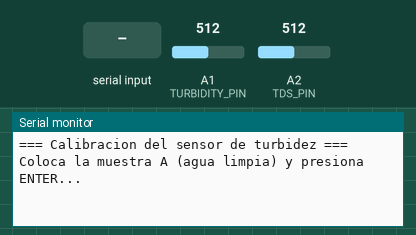
The sketch below on a simulated Arduino Uno, built with avr-gcc and run on an emulated ATmega328P. On the bench: the last lines printed to the serial monitor. The test bench sets the inputs (shaded band); at power-on: A1 (TURBIDITY_PIN) = 512, A2 (TDS_PIN) = 512.

Above: at 0.8 s.
0.9 s: "1" received over Serial
At 2.4 s:
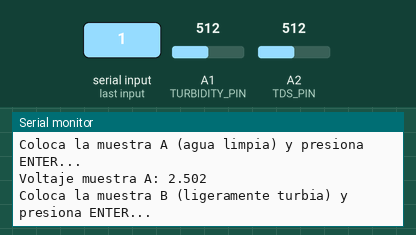
2.9 s: "0" received over Serial
At 3.9 s:
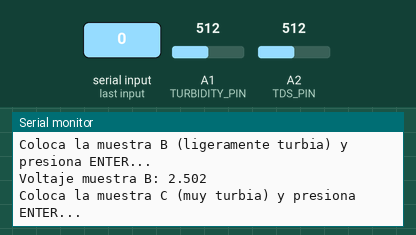
4.9 s: "2" received over Serial
At 6.7 s:
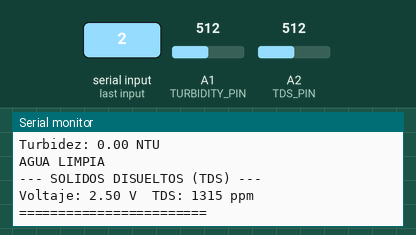
6.9 s: A1 (TURBIDITY_PIN) set to 306
9.9 s: A2 (TDS_PIN) set to 716
11.4 s: A1 (TURBIDITY_PIN) set to 122
At 12.1 s:
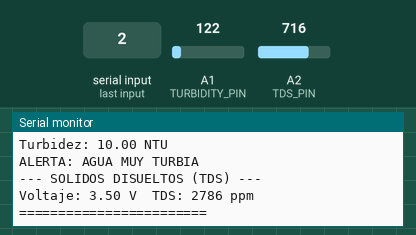
Timing chart, 0 to 13.9 s (numbered marks = the images above; inputs shaded):
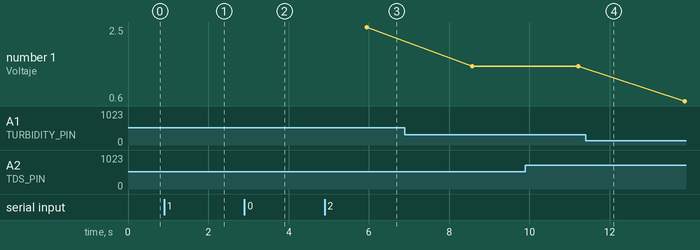

Measured:
- after the input at 0.9 s, the serial monitor: prints a new line after 0.50 s (image 1)
- after the input at 2.9 s, the serial monitor: prints a new line after 0.50 s (image 2)
- after the input at 4.9 s, the serial monitor: prints a new line after 0.50 s (image 3)
- plotted number 1: 2.5 → 1.5 after the input at 6.9 s, 1.5 → 0.6 after the input at 11.4 s

The sketch:

turbidez.y-solidos.ino
```cpp
#define TURBIDITY_PIN A1
#define TDS_PIN A2
#define VREF 5.0      // Voltaje de referencia del Arduino Uno

// ================= VARIABLES TURBIDEZ =================
// Calibración
float vA, vB, vC;
float nA = 0;    // Agua limpia
float nB = 5;    // Ligeramente turbia
float nC = 10;   // Muy turbia

void setup() {
  Serial.begin(9600);

  Serial.println("=== Calibracion del sensor de turbidez ===");

  Serial.println("Coloca la muestra A (agua limpia) y presiona ENTER...");
  while (!Serial.available());
  while (Serial.available()) Serial.read();
  vA = medirVoltajeTurbidez();
  Serial.print("Voltaje muestra A: ");
  Serial.println(vA, 3);

  Serial.println("Coloca la muestra B (ligeramente turbia) y presiona ENTER...");
  while (!Serial.available());
  while (Serial.available()) Serial.read();
  vB = medirVoltajeTurbidez();
  Serial.print("Voltaje muestra B: ");
  Serial.println(vB, 3);

  Serial.println("Coloca la muestra C (muy turbia) y presiona ENTER...");
  while (!Serial.available());
  while (Serial.available()) Serial.read();
  vC = medirVoltajeTurbidez();
  Serial.print("Voltaje muestra C: ");
  Serial.println(vC, 3);

  Serial.println("\nCalibracion completada");
}

void loop() {
  // ================= MEDICION TURBIDEZ =================
  float voltajeTurbidez = medirVoltajeTurbidez();
  float turbidezNTU = calcularNTU(voltajeTurbidez);

  Serial.println("========================");
  Serial.println("--- TURBIDEZ ---");
  Serial.print("Voltaje: ");
  Serial.print(voltajeTurbidez, 3);
  Serial.println(" V");

  Serial.print("Turbidez: ");
  Serial.print(turbidezNTU, 2);
  Serial.println(" NTU");

  if (turbidezNTU < 1) {
    Serial.println("AGUA LIMPIA");
  }
  else if (turbidezNTU >= 1 && turbidezNTU <= 5) {
    Serial.println("PRECAUCION: LIGERA TURBIDEZ");
  }
  else {
    Serial.println("ALERTA: AGUA MUY TURBIA");
  }

  // ================= MEDICION TDS =================
  Serial.println("\n--- SOLIDOS DISUELTOS (TDS) ---");
  int analogValue = analogRead(TDS_PIN);

  float voltageTDS = analogValue * VREF / 1024.0;

  // Fórmula común para sensores TDS DFRobot
  float tdsValue = (133.42 * voltageTDS * voltageTDS * voltageTDS
                   - 255.86 * voltageTDS * voltageTDS
                   + 857.39 * voltageTDS) * 0.5;

  Serial.print("Voltaje: ");
  Serial.print(voltageTDS, 2);
  Serial.print(" V  ");

  Serial.print("TDS: ");
  Serial.print(tdsValue, 0);
  Serial.println(" ppm");

  Serial.println("========================\n");

  delay(2000);
}

// ================= FUNCIONES TURBIDEZ =================

float medirVoltajeTurbidez() {
  long suma = 0;

  for (int i = 0; i < 10; i++) {
    suma += analogRead(TURBIDITY_PIN);
    delay(50);
  }

  float promedio = suma / 10.0;
  return (promedio * 5.0) / 1023.0;
}

float calcularNTU(float voltage) {
  float ntu;

  if (voltage >= vA)
    ntu = nA;
  else if (voltage <= vC)
    ntu = nC;
  else if (voltage < vB && voltage > vC)
    ntu = mapFloat(voltage, vB, vC, nB, nC);
  else
    ntu = mapFloat(voltage, vA, vB, nA, nB);

  return ntu;
}

float mapFloat(float x, float in_min, float in_max,
               float out_min, float out_max) {
  return (x - in_min) * (out_max - out_min) /
         (in_max - in_min) + out_min;
}
```
